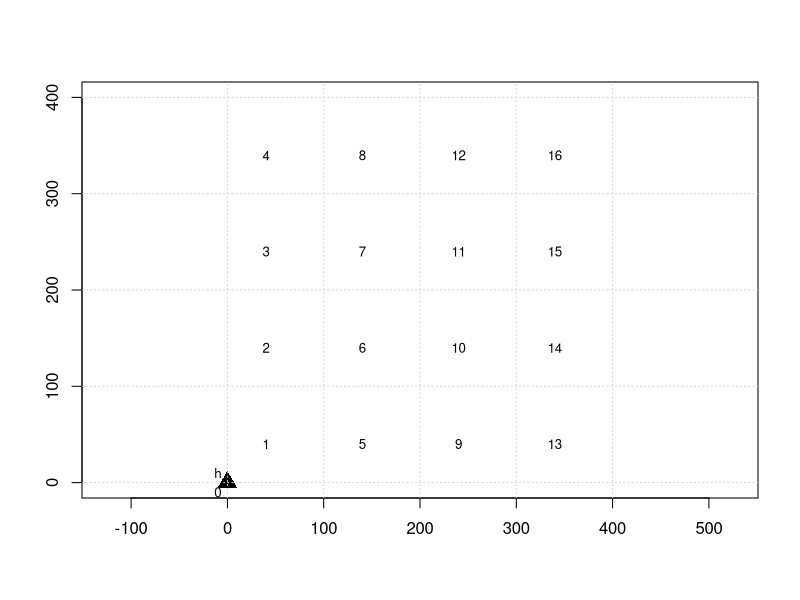

The R source for this figure: (Note: this script raises an error after producing the figure.)
# #Load Packages
# library(Matrix)
library(dplyr)
library(reshape2)

#Set Global Parameters
options(max.print = 99999)
set.seed(594)

#Problem Parameters
n_targets <- 16  # number of targets excluding origin and destination
n_nodes <- n_targets + 1  # number of nodes including origin and destination
discount_ratio <- 30  # maximum discount in terms of %
mission_area <- 400*400
eps <- 0.1
flight_v <- 10*60  # flight speed (km per hour)
sensor_range <- 28

# search time reduction parameter
alpha_time_reduction <- 0.8

#search and collection duration
s_t <- 50/60
c_t <- 10/60
search_duration <- s_t + c_t

#restrictions
n_revisits <- 3  # number of allowed revisits


#effectiveness of the search and collection sensors
e_s <- (1 - exp(-(flight_v*sensor_range)/((mission_area/n_targets)))^s_t) #effectiveness of search sensor - by Xia's paper--28km is based on Global Hawk
e_c <- 0.5 #effectiveness of collection sensor - by Moskal's previous papers


# problem Sets
target_set <- 1:n_targets
node_set <- 0:n_nodes
from_set <- 0:n_targets #target set including origin excluding destination #1 is origin
to_set <- 1:n_nodes
time_step_set <- (1:((n_targets*n_revisits)+2)) #50 ((n_targets*n_revisits)+2)
allowed_revisit_set <- (1:n_revisits) # set of allowed revisits

# problem Layout
grid_size <- sqrt(mission_area)/sqrt(n_targets) #length of each grid
x_axis_size <- 400
y_axis_size <- 400
target_loc <- seq(grid_size/2, sqrt(mission_area)-grid_size/2,by = grid_size) 
target_loc_x <- rep(target_loc, each = sqrt(n_targets)) # X coordinates of targets
target_loc_y <- rep(target_loc, sqrt(n_targets)) # Y coordinates of targets
coord <- cbind(0:n_nodes,c(0,target_loc_x,sqrt(mission_area)),c(0,target_loc_y, sqrt(mission_area)))
coord <- head(coord, -1)

coord_grids_matrix <- cbind(target_set,rep(seq(0,300,100),each=4),rep(seq(100,400,100),each=4),rep(seq(0,300,100),4),rep(seq(100,400,100),4))

plot(x = 0, y = 0, xlim = c(0,sqrt(mission_area)), ylim = c(0,sqrt(mission_area)), pch = 17, cex = 2, asp = 1, xlab = "",ylab = "")  #xaxt="n", yaxt="n"
grid_loc <- seq(0,sqrt(mission_area), by = grid_size)
abline(h = grid_loc, v = grid_loc, col = "lightgray", lty = "dotted")
points(x = target_loc_x, y = target_loc_y, col = "black", pch = 215, cex=1)
text(coord[,2] - 10, coord[,3] - 10, labels = seq_along(0:n_targets)-1, cex = 0.8)
text(coord[1,2] - 10, coord[1,3] + 10, labels = "h", cex = 0.8)


#generate all movement types
temp_list <- c()
pair_matrix <- c()
for (d in 0:(n_nodes-1)) {
  temp_list <- cbind(rep(d,(n_nodes)), 0:n_targets)
  pair_matrix <- rbind(pair_matrix, temp_list)
}
pair_matrix <- pair_matrix[-1,]

#---------------------------------------------------------------------------------------------------------------
# travel duration --> d_{ij}

#Calculate Euclidean Distances
euc_distances <- apply(pair_matrix, 1, function(x){
  pair_from <- coord[coord[,1] == x[1],2:3]
  pair_to <- coord[coord[,1] == x[2],2:3]
  sqrt((pair_from[1] - pair_to[1])^2 + (pair_from[2] - pair_to[2])^2)
})

pair_matrix <- cbind(pair_matrix, euc_distances)



# Update distances with discounted euclidean distances. Discount rates linearly increase from 0 to discount_ratio (%30 in the paper)
discount_rates <- unlist(lapply(pair_matrix[,3],function (x) (discount_ratio/(max(pair_matrix[,3]) - min(pair_matrix[,3])))*(x - min(pair_matrix[,3]))))
discount_amounts <- (pair_matrix[,3] * discount_rates)/100
pair_matrix[,3] <- (pair_matrix[,3] - discount_amounts)

# convert distance to flight duration
pair_matrix[,3] <- round(pair_matrix[,3]/flight_v,4)

#---------------------------------------------------------------------------------------------------------------
# information search and collection time s_{j,m}
search_duration_list <- sapply(1:n_revisits, function(x) search_duration*(alpha_time_reduction)^(x-1))

#Construct Y matrix:
target_df <- data.frame(target_id = target_set)
for (m in 1:n_revisits){
  target_df[paste0(m)] = search_duration_list[m]
}

target_df <- melt(target_df, id.var = c('target_id') , variable.name = 'visit_id')
target_df <- target_df %>% rename("search_duration" = "value")
target_df['target_id'] = as.integer(target_df$target_id)
target_df['visit_id'] = as.integer(target_df$visit_id)

# ---------------------------------------------------------------------------------------------------
# expected Information Collection From Targets I_{jk}-> information collected from target j at kth visit
# probability that a target has information \mu_{pI_j}
prob_inf_exists <- runif(n_targets, 0.5, 1)
prob_inf_exists_permanent <- prob_inf_exists

target_info_df <- data.frame(target_id = rep(target_set, each=n_revisits), visit_id = rep(c(1:n_revisits), n_targets))
target_info_df['expected_information'] <- unlist(lapply(prob_inf_exists, function(x){
  lapply(1:n_revisits, function(m){
    round(x * e_s * ((1 - e_c)^(m-1) - (1-e_c)^m),4)
  })
}))

target_df <- inner_join(target_df,target_info_df,by = c('target_id' = 'target_id', 'visit_id'='visit_id'))

#---------------------------------------------------------------------------------------------------------------
#Risk of being detected
lambda_j <- round(c(runif(n_targets, 0, 0.05)), 4) #number of detection per 1 hour flight
gridlines <- seq(0, x_axis_size, grid_size)


lambda_traj <- sapply(1:nrow(pair_matrix),function(s){
  
  i <- coord[coord[,1] == pair_matrix[s,1],2:3]
  j <- coord[coord[,1] == pair_matrix[s,2],2:3]

  
  if (pair_matrix[s,1] == pair_matrix[s,2])
    { 
      lambda_traj <- 0
    }
  else{
    #grid lines that are cut at x axis when moving right
    cuts_r_x <- gridlines[which(gridlines %in% seq(i[1], j[1]))]
    cuts_r_y <- unlist(lapply(cuts_r_x, function (xx) ((xx-i[1])*(j[2]-i[2]) + i[2]*(j[1]-i[1]))/(j[1]-i[1])))
    
    #grid lines that are cut at y axis when moving up
    cuts_u_y <- gridlines[which(gridlines %in% seq(i[2],j[2]))]
    cuts_u_x <- unlist(lapply(cuts_u_y, function (yy) ((j[1]-i[1])*(yy-i[2]) + i[1]*(j[2]-i[2]))/(j[2]-i[2])))
    
    cut_points <- rbind(cbind(cuts_r_x,cuts_r_y), cbind(cuts_u_x,cuts_u_y),i)
    cut_points <- cut_points[order(cut_points[,1]),]
    
    cut_points_M <- cbind(cut_points,rbind(cut_points[2:nrow(cut_points),],j))
    cut_points_dist <- apply(cut_points_M,1, function (e) sqrt((e[4]-e[2])^2 + (e[3]-e[1])^2))
    
    cut_points_dist <- cut_points_dist-(cut_points_dist*discount_rates[s])/100 #implement discounts
    cut_points_time <- cut_points_dist/flight_v
    
    
    cut_points_regions <- apply(cut_points_M,1, function (c){
      Cut_middle<-c((c*0.5)[1]+(c*0.5)[3],(c*0.5)[2]+(c*0.5)[4])
      Cut_region<-coord_grids_matrix[which(apply(coord_grids_matrix,1,function(x){
        Cut_middle[1]>=x[2] && Cut_middle[1]<=x[3] && Cut_middle[2]>=x[4] && Cut_middle[2]<=x[5]  
      })),1]
      Cut_region[1]
      
    })
    
    
    lambda_traj <- sum(lambda_j[cut_points_regions]*cut_points_time)
  }
  lambda_traj
  
})


# add threats to the trajectory pair data frame
trajectory_df <- as.data.frame(pair_matrix)
colnames(trajectory_df) <- c('from_node', "to_node", "travel_duration")
trajectory_df['number_of_detections'] <- lambda_traj

lambda_df <- data.frame(target_id = target_set, number_of_detections = lambda_j)
target_df <- inner_join(target_df,lambda_df,by = c('target_id' = 'target_id'))
target_df['number_of_detections'] <- target_df$search_duration * target_df$number_of_detections








#

missionTime<-missiontime_step_set[i]
beta_f<-Risallowed_revisit_set[i]
varTimeRestrict<-Vartime_step_set[i]

time_step_set<-time_step_setAll[[i]]

#---------------------------------------------------------------------------------------------------------------
#---------------------------------------------------------------------------------------------------------------
#START MIP MODEL
#VARIABLE CONSTRUCTION

#xpij Binary Variables: Variables for Information obtained at location j (excluding destination)
#X_Matrix: #3: Travel Time, #4:Travel Time Variance, #5: Radar Detection Rate

xpij_Matrix<-rbind(
  cbind(1,X_M[1:(n_nodes-2),]),
  cbind(rep((2:tail(time_step_set,2)[1]),each=nrow(X_M[(n_nodes-1):(nrow(X_M)),])),
        
        do.call("rbind",replicate((length(time_step_set)-2),X_M[(n_nodes-1):(nrow(X_M)),],simplify=FALSE))),
  cbind(tail(time_step_set,1),X_M[which(X_M[,2]==n_nodes),])
)

rownames(xpij_Matrix) <- NULL

yjk_Matrix<-Y_M
rownames(yjk_Matrix) <- NULL

# Xord<-as.matrix(cbind(paste0(xpij_Matrix[,1],",",xpij_Matrix[,2],",",xpij_Matrix[,3])))
xpij_ord<-as.matrix(cbind(paste0(xpij_Matrix[,1],",",xpij_Matrix[,2],",",xpij_Matrix[,3] )))


xpij_names<-apply(xpij_Matrix[,1:3],1, function (x) paste0('x',",",x[1],",",x[2],",",x[3]))  
xpij_obj<-rep(0,length(xpij_names))

#yjk Binary Variables: Indicates  kth information collection from vertex j.
yjk_names<-apply(Y_M[,1:2],1, function (y) paste0('y',",",y[1],",",y[2]))
yjk_obj<-  Y_M[,5]*1000 #10000

# mu_Tf - Total Flight Duration of route f
# mu_Tf_max<-missionTime-(qnorm(1-mission_late_prob) * ceiling(missionTime/2))
mu_Tf_max<-missionTime-(qnorm(1-mission_late_prob) * 1)

mu_Tf_min<-0
mu_Tf_range<-(mu_Tf_max-mu_Tf_min)

mu_Tf_names<-c('mu_Tf')
mu_Tf_obj<- c(-eps*(1/mu_Tf_range))

#theta_f   - avarage detection on route f
theta_f_max<-(-log(1-beta_f))
theta_f_min<-0
theta_f_range<-(theta_f_max-theta_f_min)
theta_f_names<-c('theta_f')
theta_f_obj<- c(-eps*(1/theta_f_range))

# var_Tf - Total Flight Duration Variance of route f
var_Tf_max<-varTimeRestrict
var_Tf_min<-0
var_Tf_range<-(var_Tf_max-var_Tf_min)
var_Tf_names<-c('var_Tf')
var_Tf_obj<- c(-eps*(1/var_Tf_range))

# # var_If - Total Information Variance of route f
# var_If_max<-varInfRestrict
# var_If_min<-0
# var_If_range<-(var_If_max-var_If_min)
# var_If_names<-c('var_If')
# var_If_obj<- c(-eps*(1/var_If_range))

#sigma_Tf_dummy
sigma_Tf_dummy_names<-c('sigma_Tf_dummy')
sigma_Tf_dummy_obj<- c(0)

#w_u
u_vec<-seq(1,ceiling(missionTime/2),1)
wu_names<-unlist(lapply(u_vec, function (w) paste0('w',",",w)))
wu_obj<-rep(0,length(wu_names))

#All variables - ordered
all_names<-c(xpij_names,yjk_names,wu_names,sigma_Tf_dummy_names,theta_f_names, var_Tf_names,mu_Tf_names)
all_obj<-c(xpij_obj,yjk_obj,wu_obj,sigma_Tf_dummy_obj,theta_f_obj, var_Tf_obj,mu_Tf_obj)

#Constraint Construction
#Constraint 2 - Probability of being late is less than or equal to a given probability
C2_1_xpij<- spMatrix(1,(length(xpij_names)), i=rep(1, (length(xpij_names))), j=(1:(length(xpij_names))), x= c(xpij_Matrix[,4]))
C2_1_yjk<- spMatrix(1,(length(yjk_names)), i=rep(1, (length(yjk_names))), j=(1:(length(yjk_names))), x= c(yjk_Matrix[,3]))
C2_1_wu<-spMatrix(1, length(wu_names))
C2_1_sigma_Tf_dummy<-spMatrix(1, length(sigma_Tf_dummy_names))
C2_1_theta_f<-spMatrix(1, length(theta_f_names))
# C2_1_var_If<-spMatrix(1, length(var_If_names))
C2_1_var_Tf<-spMatrix(1, length(var_Tf_names))
C2_1_mu_Tf<-spMatrix(1, length(mu_Tf_names),i=1,j=1,x=(-1))
C2_1<- cbind(C2_1_xpij,C2_1_yjk,C2_1_wu,C2_1_sigma_Tf_dummy,C2_1_theta_f,C2_1_var_Tf,C2_1_mu_Tf)
C2_1_rhs<-c(0)
C2_1_dir<-c("=")

C2_2_xpij<- spMatrix(1,(length(xpij_names)), i=rep(1, (length(xpij_names))), j=(1:(length(xpij_names))), x= c(xpij_Matrix[,5]))
C2_2_yjk<- spMatrix(1,(length(yjk_names)), i=rep(1, (length(yjk_names))), j=(1:(length(yjk_names))), x= c(yjk_Matrix[,4]))
C2_2_wu<-spMatrix(1, length(wu_names))
C2_2_sigma_Tf_dummy<-spMatrix(1, length(sigma_Tf_dummy_names))
C2_2_theta_f<-spMatrix(1, length(theta_f_names))
# C2_2_var_If<-spMatrix(1, length(var_If_names))
C2_2_var_Tf<-spMatrix(1, length(var_Tf_names),i=1,j=1,x=(-1))
C2_2_mu_Tf<-spMatrix(1, length(mu_Tf_names))
C2_2<- cbind(C2_2_xpij,C2_2_yjk,C2_2_wu,C2_2_sigma_Tf_dummy,C2_2_theta_f,C2_2_var_Tf,C2_2_mu_Tf)
C2_2_rhs<-c(0)
C2_2_dir<-c("=")

C2_3_xpij<- spMatrix(1,(length(xpij_names)))
C2_3_yjk<- spMatrix(1,(length(yjk_names)))
C2_3_wu<-spMatrix(1, length(wu_names))
C2_3_sigma_Tf_dummy<-spMatrix(1, length(sigma_Tf_dummy_names),i=1,j=1,x=qnorm(1-mission_late_prob))
C2_3_theta_f<-spMatrix(1, length(theta_f_names))
# C2_3_var_If<-spMatrix(1, length(var_If_names))
C2_3_var_Tf<-spMatrix(1, length(var_Tf_names))
C2_3_mu_Tf<-spMatrix(1, length(mu_Tf_names),i=1,j=1,x=1)
C2_3<- cbind(C2_3_xpij,C2_3_yjk,C2_3_wu,C2_3_sigma_Tf_dummy,C2_3_theta_f,C2_3_var_Tf,C2_3_mu_Tf)
C2_3_rhs<-c(missionTime)
C2_3_dir<-c("<=")

C2_4_xpij<- spMatrix(1,(length(xpij_names)))
C2_4_yjk<- spMatrix(1,(length(yjk_names)))
C2_4_wu<-spMatrix(1, length(wu_names),i=rep(1,length(wu_names)), j=1:length(wu_names), x=u_vec^2)
C2_4_sigma_Tf_dummy<-spMatrix(1, length(sigma_Tf_dummy_names))
C2_4_theta_f<-spMatrix(1, length(theta_f_names))
# C2_4_var_If<-spMatrix(1, length(var_If_names))
C2_4_var_Tf<-spMatrix(1, length(var_Tf_names),i=1,j=1,x=-1)
C2_4_mu_Tf<-spMatrix(1, length(mu_Tf_names))
C2_4<- cbind(C2_4_xpij,C2_4_yjk,C2_4_wu,C2_4_sigma_Tf_dummy,C2_4_theta_f,C2_4_var_Tf,C2_4_mu_Tf)
C2_4_rhs<-c(0)
C2_4_dir<-c(">=")

C2_5_xpij<- spMatrix(1,(length(xpij_names)))
C2_5_yjk<- spMatrix(1,(length(yjk_names)))
C2_5_wu<-spMatrix(1, length(wu_names),i=rep(1,length(wu_names)), j=1:length(wu_names), x=u_vec)
C2_5_sigma_Tf_dummy<-spMatrix(1, length(sigma_Tf_dummy_names),i=1,j=1,x=-1)
C2_5_theta_f<-spMatrix(1, length(theta_f_names))
# C2_5_var_If<-spMatrix(1, length(var_If_names))
C2_5_var_Tf<-spMatrix(1, length(var_Tf_names))
C2_5_mu_Tf<-spMatrix(1, length(mu_Tf_names))
C2_5<- cbind(C2_5_xpij,C2_5_yjk,C2_5_wu,C2_5_sigma_Tf_dummy,C2_5_theta_f,C2_5_var_Tf,C2_5_mu_Tf)
C2_5_rhs<-c(0)
C2_5_dir<-c("=")

C2_6_xpij<- spMatrix(1,(length(xpij_names)))
C2_6_yjk<- spMatrix(1,(length(yjk_names)))
C2_6_wu<-spMatrix(1, length(wu_names),i=rep(1,length(wu_names)), j=1:length(wu_names), x=rep(1,length(wu_names)))
C2_6_sigma_Tf_dummy<-spMatrix(1, length(sigma_Tf_dummy_names))
C2_6_theta_f<-spMatrix(1, length(theta_f_names))
# C2_6_var_If<-spMatrix(1, length(var_If_names))
C2_6_var_Tf<-spMatrix(1, length(var_Tf_names))
C2_6_mu_Tf<-spMatrix(1, length(mu_Tf_names))
C2_6<- cbind(C2_6_xpij,C2_6_yjk,C2_6_wu,C2_6_sigma_Tf_dummy,C2_6_theta_f,C2_6_var_Tf,C2_6_mu_Tf)
C2_6_rhs<-c(1)
C2_6_dir<-c("=")

C2<-rbind(C2_1,C2_2,C2_3,C2_4,C2_5,C2_6)
C2_rhs<-rbind(C2_1_rhs,C2_2_rhs,C2_3_rhs,C2_4_rhs,C2_5_rhs,C2_6_rhs)
C2_dir<-rbind(C2_1_dir,C2_2_dir,C2_3_dir,C2_4_dir,C2_5_dir,C2_6_dir)


#Constraint 3, probability of number of decetion is larger than 1 must be smaller than or equal to a given probability
C3_xpij<- spMatrix(1,(length(xpij_names)), i=rep(1, (length(xpij_names))), j=(1:(length(xpij_names))), x= c(xpij_Matrix[,6]))
C3_yjk<- spMatrix(1,(length(yjk_names)), i=rep(1, (length(yjk_names))), j=(1:(length(yjk_names))), x= c(yjk_Matrix[,6]))
C3_wu<-spMatrix(1, length(wu_names))
C3_sigma_Tf_dummy<-spMatrix(1, length(sigma_Tf_dummy_names))
C3_theta_f<-spMatrix(1, length(theta_f_names),i=1,j=1,x=(-1))
# C3_var_If<-spMatrix(1, length(var_If_names))
C3_var_Tf<-spMatrix(1, length(var_Tf_names))
C3_mu_Tf<-spMatrix(1, length(mu_Tf_names))
C3<- cbind(C3_xpij,C3_yjk,C3_wu,C3_sigma_Tf_dummy,C3_theta_f,C3_var_Tf,C3_mu_Tf)
C3_rhs<-c(0)
C3_dir<-c("=")

#Upper bound of theta is defined when defining the upper bounds of the variables of the model

#Constraint 4 - variance restriction is defined when defining the upper bounds of the variables of the model

# #Constraint 5, calculates the variance of the information collected 
# C5_xpij<- spMatrix(1,(length(xpij_names)))
# C5_yjk<- spMatrix(1,(length(yjk_names)), i=rep(1, (length(yjk_names))), j=(1:(length(yjk_names))), x= c(yjk_Matrix[,6]))
# C5_wu<-spMatrix(1, length(wu_names))
# C5_sigma_Tf_dummy<-spMatrix(1, length(sigma_Tf_dummy_names))
# C5_theta_f<-spMatrix(1, length(theta_f_names))
# # C5_var_If<-spMatrix(1, length(var_If_names),i=1,j=1,x=(-1))
# C5_var_Tf<-spMatrix(1, length(var_Tf_names))
# C5_mu_Tf<-spMatrix(1, length(mu_Tf_names))
# C5<- cbind(C5_xpij,C5_yjk,C5_wu,C5_sigma_Tf_dummy,C5_theta_f,C5_var_Tf,C5_mu_Tf)
# C5_rhs<-c(0)
# C5_dir<-c("=")

#5.2. restriction for the variance of the information collection is defined when defining the upper bounds of the variables of the model
#Constraint 6 - Number of collections at a node must be smaller than or equal to the number of times the node appears on the route

C6<-do.call("rbind",sapply(target_set, function (a){
  C6_xpij<- spMatrix(1,(length(xpij_names)))
  
  temp_6_x<-which(xpij_Matrix[,3]==a)
  temp_6_y<-which(yjk_Matrix[,1]==a)
  
  C6_xpij<- spMatrix(1, length(xpij_names), i=rep(1,length(temp_6_x)), j=temp_6_x, x=rep(-1, length(temp_6_x)))
  C6_yjk<- spMatrix(1,(length(yjk_names)), i=rep(1, length(temp_6_y)), j=temp_6_y, x= rep(1, length(temp_6_y)))
  C6_wu<-spMatrix(1, length(wu_names))
  C6_sigma_Tf_dummy<-spMatrix(1, length(sigma_Tf_dummy_names))
  C6_theta_f<-spMatrix(1, length(theta_f_names))
  # C6_var_If<-spMatrix(1, length(var_If_names))
  C6_var_Tf<-spMatrix(1, length(var_Tf_names))
  C6_mu_Tf<-spMatrix(1, length(mu_Tf_names))
  C6_temp<- cbind(C6_xpij,C6_yjk,C6_wu,C6_sigma_Tf_dummy,C6_theta_f,C6_var_Tf,C6_mu_Tf)
  
  return(C6_temp)
  
}))

C6_rhs<-rep(0,length(target_set))
C6_dir<-rep("<=",length(target_set))


#Constraint 7 - Defines the revisits. Target j must be visited before a revisit

#temproray matrix to generate order of yjk variables
temp7<-(length(target_set)*(length(allowed_revisit_set)-1)) #number of constraints
temp7_2<-cbind(1:(length(yjk_names)-1), 2:length(yjk_names))
temp7_2<-temp7_2[-seq(length(allowed_revisit_set),length(yjk_names)-length(allowed_revisit_set),by=length(allowed_revisit_set)),]

C7_xpij<- spMatrix(temp7, length(xpij_names))
C7_yjk<- spMatrix(temp7,length(yjk_names), i=rep(1:temp7,each=(length(allowed_revisit_set)-1)), j=as.vector(t(temp7_2)), x=rep(c(1,-1),temp7))
C7_wu<-spMatrix(temp7, length(wu_names))
C7_sigma_Tf_dummy<-spMatrix(temp7, length(sigma_Tf_dummy_names))
C7_theta_f<-spMatrix(temp7, length(theta_f_names))
# C7_var_If<-spMatrix(temp7, length(var_If_names))
C7_var_Tf<-spMatrix(temp7, length(var_Tf_names))
C7_mu_Tf<-spMatrix(temp7, length(mu_Tf_names))
C7<- cbind(C7_xpij,C7_yjk,C7_wu,C7_sigma_Tf_dummy,C7_theta_f,C7_var_Tf,C7_mu_Tf)

C7_rhs<-rep(0,temp7)
C7_dir<-rep(">=",temp7)

#Constraint 8 -  Flow balance equations --> if there is an incoming arc to a target, there has to be an outgoing arc as well
C8_xpij<-do.call("rbind",lapply(head(tail(time_step_set,-1),-1), function (p){
  
  C8_xpij_temp<-do.call("rbind",lapply(target_set, function (j){
    
    # xpij_Matrix[temp8_1,]
    # xpij_Matrix[temp8_2,]
    
    temp8_1<-which(xpij_Matrix[,1]==p & xpij_Matrix[,3]==j) #incoming arcs to j at p
    temp8_2<-which(xpij_Matrix[,1]==(p+1) & xpij_Matrix[,2]==j) #outgoing arcs from j at p+1
    
    C8_xpij_1<-spMatrix(1, length(xpij_names), i=rep(1,length(temp8_1)), j=temp8_1, x=rep(1,length(temp8_1))) #incoming arcs to j at p
    C8_xpij_2<-spMatrix(1, length(xpij_names), i=rep(1,length(temp8_2)), j=temp8_2, x=rep(-1,length(temp8_2))) #outgoing arcs from j at p+1
    
    C8_xpij_j<-(C8_xpij_1 + C8_xpij_2)
    
    return(C8_xpij_j)
  }))
  
  
  return(C8_xpij_temp)
  
  
}))

C8_yjk<- spMatrix(nrow(C8_xpij),length(yjk_names))
C8_wu<-spMatrix(nrow(C8_xpij), length(wu_names))
C8_sigma_Tf_dummy<-spMatrix(nrow(C8_xpij), length(sigma_Tf_dummy_names))
C8_theta_f<-spMatrix(nrow(C8_xpij), length(theta_f_names))
# C8_var_If<-spMatrix(nrow(C8_xpij), length(var_If_names))
C8_var_Tf<-spMatrix(nrow(C8_xpij), length(var_Tf_names))
C8_mu_Tf<-spMatrix(nrow(C8_xpij), length(mu_Tf_names))
C8<- cbind(C8_xpij,C8_yjk,C8_wu,C8_sigma_Tf_dummy,C8_theta_f,C8_var_Tf,C8_mu_Tf)

C8_rhs<-rep(0,nrow(C8_xpij))
C8_dir<-rep("=",nrow(C8_xpij))

#Flow balance equations
# xpij_Matrix[which(xpij_Matrix[,1]==1),]
#Constraint 9: flow balance for time period 1 and 2
C9_xpij_1<-spMatrix(n_targets, length(xpij_names), i=(1:n_targets), j=which(xpij_Matrix[,1]==1), x=rep(1,n_targets))
C9_xpij_2<-do.call("rbind",lapply(target_set,function(s){
  spMatrix(1, length(xpij_names), i=rep(1,(n_targets+1)), j=which(xpij_Matrix[,1]==2 & xpij_Matrix[,2]==s ), x=rep(-1,(n_targets+1)))
}))
C9_xpij<- C9_xpij_1 + C9_xpij_2
C9_yjk<- spMatrix(n_targets,length(yjk_names))
C9_wu<-spMatrix(n_targets, length(wu_names))
C9_sigma_Tf_dummy<-spMatrix(n_targets, length(sigma_Tf_dummy_names))
C9_theta_f<-spMatrix(n_targets, length(theta_f_names))
# C9_var_If<-spMatrix(n_targets, length(var_If_names))
C9_var_Tf<-spMatrix(n_targets, length(var_Tf_names))
C9_mu_Tf<-spMatrix(n_targets, length(mu_Tf_names))
C9<- cbind(C9_xpij,C9_yjk,C9_wu,C9_sigma_Tf_dummy,C9_theta_f,C9_var_Tf,C9_mu_Tf)

C9_rhs<-rep(0,n_targets)
C9_dir<-rep("=",n_targets)

#Constraint 10: flow balance for time period 1-must leave
C10_xpij<-spMatrix(1, length(xpij_names), i=rep(1,n_targets), j=which(xpij_Matrix[,1]==1), x=rep(1,n_targets))
C10_yjk<- spMatrix(1,length(yjk_names))
C10_wu<-spMatrix(1, length(wu_names))
C10_sigma_Tf_dummy<-spMatrix(1, length(sigma_Tf_dummy_names))
C10_theta_f<-spMatrix(1, length(theta_f_names))
# C10_var_If<-spMatrix(1, length(var_If_names))
C10_var_Tf<-spMatrix(1, length(var_Tf_names))
C10_mu_Tf<-spMatrix(1, length(mu_Tf_names))
C10<- cbind(C10_xpij,C10_yjk,C10_wu,C10_sigma_Tf_dummy,C10_theta_f,C10_var_Tf,C10_mu_Tf)
C10_rhs<-c(1)
C10_dir<-c("=")

#Constraint 11: flow balance for time period 1-must leave
temp11<-which(xpij_Matrix[,3]==n_nodes)
C11_xpij<-spMatrix(1, length(xpij_names), i=rep(1,length(temp11)), j=temp11, x=rep(1,length(temp11)))
C11_yjk<- spMatrix(1,length(yjk_names))
C11_wu<-spMatrix(1, length(wu_names))
C11_sigma_Tf_dummy<-spMatrix(1, length(sigma_Tf_dummy_names))
C11_theta_f<-spMatrix(1, length(theta_f_names))
# C11_var_If<-spMatrix(1, length(var_If_names))
C11_var_Tf<-spMatrix(1, length(var_Tf_names))
C11_mu_Tf<-spMatrix(1, length(mu_Tf_names))
C11<- cbind(C11_xpij,C11_yjk,C11_wu,C11_sigma_Tf_dummy,C11_theta_f,C11_var_Tf,C11_mu_Tf)
C11_rhs<-c(1)
C11_dir<-c("=")

#Constraint 12 : Limit reccurrenct at nodes to K-1
C12_xpij<-do.call("rbind",lapply(target_set,function(r){
  temp12<-which(xpij_Matrix[,2]==r & xpij_Matrix[,3]==r)
  spMatrix(1, length(xpij_names), i=rep(1,length(temp12)), j=temp12, x=rep(1,length(temp12)))
}))
C12_yjk<- spMatrix(n_targets,length(yjk_names))
C12_wu<-spMatrix(n_targets, length(wu_names))
C12_sigma_Tf_dummy<-spMatrix(n_targets, length(sigma_Tf_dummy_names))
C12_theta_f<-spMatrix(n_targets, length(theta_f_names))
# C12_var_If<-spMatrix(n_targets, length(var_If_names))
C12_var_Tf<-spMatrix(n_targets, length(var_Tf_names))
C12_mu_Tf<-spMatrix(n_targets, length(mu_Tf_names))
C12<- cbind(C12_xpij,C12_yjk,C12_wu,C12_sigma_Tf_dummy,C12_theta_f,C12_var_Tf,C12_mu_Tf)
C12_rhs<-rep((n_revisits-1),n_targets)
C12_dir<-rep("<=",n_targets)

# all_names<-c(xpij_names,yjk_names,wu_names,sigma_Tf_dummy_names,theta_f_names, var_If_names,var_Tf_names,mu_Tf_names)

# Build model
model <- list()
model$modelname <- 'UAV Prize Collection'
model$modelsense <- 'max'

# initialize data for variables
model$lb       <- 0
model$ub       <- c(rep(1, length(xpij_names)),rep(1, length(yjk_names)), rep(1, length(wu_names)),ceiling(missionTime/2),(-log(1-beta_f)),varTimeRestrict,mu_Tf_max)
model$vtype    <- c(rep("B", length(xpij_names)),rep("B", length(yjk_names)), rep("B", length(wu_names)),"C","C","C","C")
model$obj      <- all_obj
model$varnames <- all_names

# build constraint matrix
model$A        <- rbind(C2,C3,C6,C7,C8,C9,C10,C11,C12)
model$rhs      <- c(C2_rhs,C3_rhs,C6_rhs,C7_rhs,C8_rhs,C9_rhs,C10_rhs,C11_rhs,C12_rhs)
model$sense    <- c(C2_dir,C3_dir,C6_dir,C7_dir,C8_dir,C9_dir,C10_dir,C11_dir,C12_dir)

# gurobi_write(model, 'C:/Users/Erdi Dasdemir/OneDrive/Belgeler/Erdi Research/((Erdi Ph.D. Thesis/(2019) Rajan Batta/UAV Problem/Codes/UAV.mps')
#---------------------------------------------------------------------------------------------------------------

# set parameters
params <- list()
#params$TimeLimit<-1800
# params$MIPGap<-0
# params$MIPFocus<-2

ptm<-proc.time()
result <- gurobi(model,params)
runTime<-(proc.time()-ptm)
runTime<-sum(runTime[1:2])
# 
# print(result$objval)
# # 
decvr<-result$x
#all_names[which(decvr>0.0001)]
#decvr[which(decvr>0.0001)]

#(result$objval)/10000


ExpectedInfCollect<-(result$objval+(-1*(tail(decvr,3)%*% c(theta_f_obj, var_Tf_obj,mu_Tf_obj))))/1000

# xp,i,j results
xpij_results<-decvr[1:length(xpij_names)]
xpij_variables<-all_names[1:length(xpij_names)]

xpij_variables<-xpij_variables[which(xpij_results>0.0001)]
xpij_results<-xpij_results[which(xpij_results>0.0001)]

#yjk results
yjk_results<-decvr[(length(xpij_names)+1):(length(xpij_names)+length(yjk_names))]
yjk_variables<-all_names[(length(xpij_names)+1):(length(xpij_names)+length(yjk_names))]
# 
yjk_variables<-yjk_variables[which(yjk_results>0.0001)]
yjk_results<-yjk_results[which(yjk_results>0.0001)]

#theta_f_names, var_If_names,var_Tf_names,mu_Tf_names
# other_results<-tail(decvr,4)
other_results<-tail(decvr,3)[c(3,1,2)]


cat(c(missionTime,beta_f, varTimeRestrict, ExpectedInfCollect, other_results, result$objval, result$objbound,result$mipgap,result$runtime, runTime), file = "2_Demonstration_Summary.txt", append = TRUE)
cat("\n", file ="2_Demonstration_Summary.txt", append = TRUE)


sink("2_Demonstration_DecSpace.txt", append=TRUE)
cat("Restrictions(Mission Time, Risk (Beta), Time Variance):", c(missionTime,beta_f,varTimeRestrict))
cat("\n")
cat("----------------------------------------")
cat("\n")
cat("Status:",result$status )
cat("\n")
cat("Optimality gap:",(result$mipgap)*100)
cat("\n")
cat("Run Time given by Gurobi:", result$runtime)
cat("\n")
cat("Run Time given by R:", runTime)
cat("\n")
cat("Objective value:",result$objval)
cat("\n")
cat("Best available upper bound:",result$objbound)
cat("\n")
cat("Expected Inf Collection:",ExpectedInfCollect)
cat("\n")
cat("Other Variables:",other_results)
cat("\n")
cat("xpij Result: ",  xpij_variables)
cat("\n")
cat("xpij Result: ",xpij_results)
cat("\n")
cat("yjk Result: ",  yjk_variables)
cat("\n")
cat("yjk Result: ",yjk_results)
cat("\n")
cat("\n")
cat("\n")
sink()


























#---------------------------------------------------------------------------------------------------------------